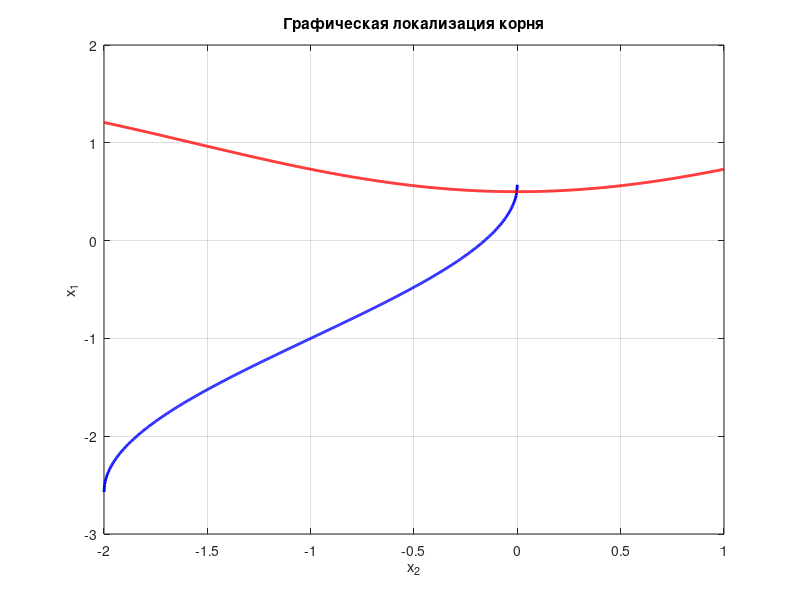

Recreate this plot in MATLAB.
clear all; clc; format long;

eps = 1e-4;
max_iter = 100;

x2_vals = linspace(-2, 1, 1000);
valid = abs(x2_vals + 1) <= 1;
x1_curve1 = NaN(size(x2_vals));
x1_curve1(valid) = asin(x2_vals(valid) + 1) - 1;
x1_curve2 = (2 - cos(x2_vals)) / 2;

figure(1);
plot(x2_vals, x1_curve1, 'b-', 'LineWidth', 2); hold on;
plot(x2_vals, x1_curve2, 'r-', 'LineWidth', 2);
grid on; xlabel('x_2'); ylabel('x_1');
title('Графическая локализация корня');

x1_0 = 0.3;
x2_0 = -0.5;

fprintf('МЕТОД ПРОСТОЙ ИТЕРАЦИИ\n');

phi1 = @(x2) (2 - cos(x2)) / 2;
phi2 = @(x1) sin(x1 + 1) - 1;

J11 = 0;
J12 = 0.5 * sin(x2_0);
J21 = cos(x1_0 + 1);
J22 = 0;
J_matrix = [J11, J12; J21, J22];
q = norm(J_matrix, 1);
fprintf('q = %.6f\n', q);

x1_prev = x1_0;
x2_prev = x2_0;
fprintf('\n%-4s %-12s %-12s %-14s\n', 'k', 'x1', 'x2', '||x_k - x_(k-1)||_1');
fprintf('%-4d %-12.6f %-12.6f %-14s\n', 0, x1_prev, x2_prev, '-');

for k = 1:max_iter
    x1_new = phi1(x2_prev);
    x2_new = phi2(x1_new);
    dx_vec = [x1_new - x1_prev; x2_new - x2_prev];
    norm1 = norm(dx_vec, 1);
    fprintf('%-4d %-12.6f %-12.6f %-14.6e\n', k, x1_new, x2_new, norm1);
    if norm1 < eps
        x1_simple = x1_new;
        x2_simple = x2_new;
        iter_simple = k;
        break;
    end
    x1_prev = x1_new;
    x2_prev = x2_new;
    if k == max_iter
        x1_simple = x1_new;
        x2_simple = x2_new;
        iter_simple = k;
    end
end

fprintf('\n\nМЕТОД НЬЮТОНА\n');

f1 = @(x1, x2) sin(x1 + 1) - x2 - 1;
f2 = @(x1, x2) 2*x1 + cos(x2) - 2;
J = @(x1, x2) [cos(x1 + 1), -1; 2, -sin(x2)];

x1_prev = x1_0;
x2_prev = x2_0;
fprintf('\n%-4s %-12s %-12s %-14s\n', 'k', 'x1', 'x2', '||x_k - x_(k-1)||_1');
fprintf('%-4d %-12.6f %-12.6f %-14s\n', 0, x1_prev, x2_prev, '-');

for k = 1:max_iter
    F = [f1(x1_prev, x2_prev); f2(x1_prev, x2_prev)];
    J_mat = J(x1_prev, x2_prev);
    dx = -J_mat \ F;
    x1_new = x1_prev + dx(1);
    x2_new = x2_prev + dx(2);
    norm1 = norm(dx, 1);
    fprintf('%-4d %-12.6f %-12.6f %-14.6e\n', k, x1_new, x2_new, norm1);
    if norm1 < eps
        x1_newton = x1_new;
        x2_newton = x2_new;
        iter_newton = k;
        break;
    end
    x1_prev = x1_new;
    x2_prev = x2_new;
    if k == max_iter
        x1_newton = x1_new;
        x2_newton = x2_new;
        iter_newton = k;
    end
end

system_func = @(X) [sin(X(1) + 1) - X(2) - 1; 2*X(1) + cos(X(2)) - 2];
options = optimset('Display', 'off', 'TolX', 1e-12, 'TolFun', 1e-12);
[x_fsolve, ~, exitflag] = fsolve(system_func, [x1_0; x2_0], options);

if exitflag > 0
    fprintf('\nПроверка fsolve:\n');
    fprintf('  x1 = %.8f, x2 = %.8f\n', x_fsolve(1), x_fsolve(2));
    res_fsolve = [f1(x_fsolve(1), x_fsolve(2)); f2(x_fsolve(1), x_fsolve(2))];
    fprintf('  Невязка: ||f||_1 = %.2e\n', norm(res_fsolve, 1));
end
